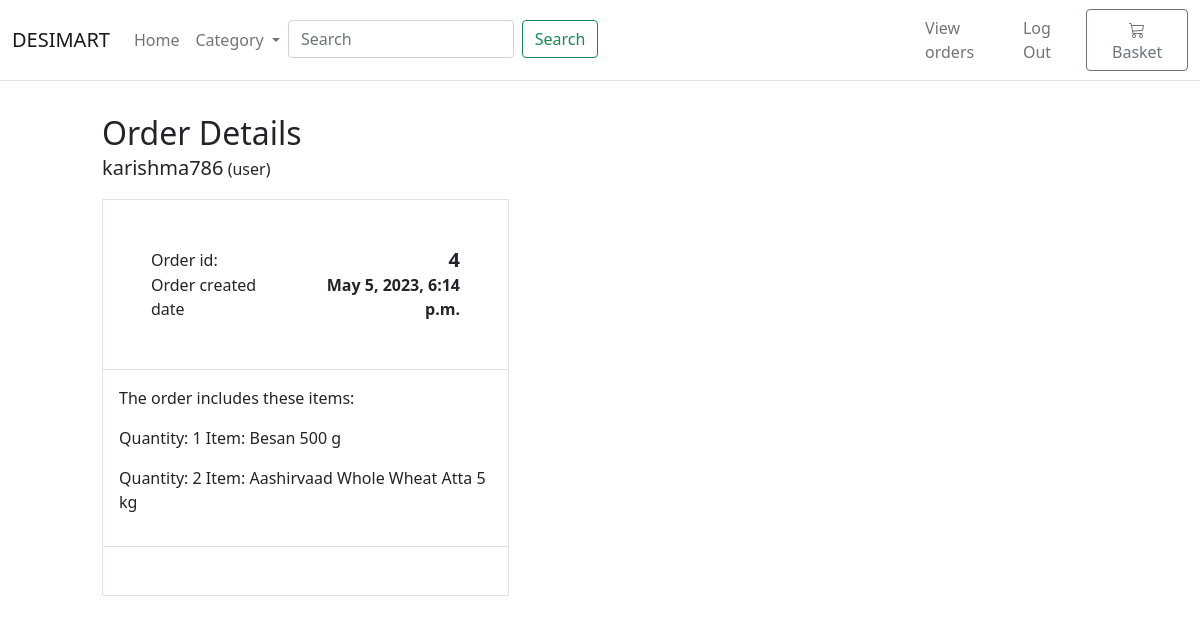
Page /order/4/ on the committed database.
### desi_mart/models.py (models this page shows, shortened)
class Order(models.Model):
    customer = models.ForeignKey('desi_mart.Customer', on_delete=models.CASCADE)
    created_date = models.DateTimeField(auto_now_add=True)

class LineItem(models.Model):
    quantity = models.IntegerField()
    product = models.ForeignKey('desi_mart.Product', on_delete=models.CASCADE)
    cart = models.ForeignKey('desi_mart.Cart', on_delete=models.CASCADE)
    order = models.ForeignKey('desi_mart.Order', on_delete=models.CASCADE)
    created_date = models.DateTimeField(auto_now_add=True)

class Product(models.Model):
    category = models.ForeignKey(Category, related_name='product', on_delete=models.CASCADE)
    title = models.CharField(max_length=255)
    imageLink = models.TextField()
    price = models.DecimalField(max_digits=10, decimal_places=2)
    discount_price = models.DecimalField(max_digits=10, decimal_places=2)
    in_stock = models.BooleanField(default=True)
    class Meta:
        verbose_name_plural = 'Products'
    def __str__(self):
        return self.title

### desi_mart/views/general.py (the view)
# urls.py: path('order/<int:id>/', views.general.order_detail, name='order_detail'),
def order_detail(request, id):
    order = get_object_or_404(Order, id=id)
    customer = order.customer
    user = get_object_or_404(User, id=customer.pk)
    line_items = LineItem.objects.filter(order_id=order.id)
    return render(request, 'desi_mart/order_detail.html', {'order' : order, 'user': user, 'line_items': line_items})

### desi_mart/views/general.py (called while the page is built)
def categories(request):
    return {
        'categories': Category.objects.all()
    }

### desi_mart/templates/desi_mart/order_detail.html
{% extends './base.html' %}
{% block content %}
<div class="container" style="background-color:white; margin-top:3%">
    <div class="col-md-8 col-lg-5 ps-md-3 ps-lg-5" style="background-color:white">
                <h1 class="mb-0 h2">Order Details</h1>
                <p><span class="lead">{{user.first_name}}</span> (user)</p>
                <div class="border">
                    <div class="col border-bottom">
                        <div class="row p-5">
                            <div class="col-6">Order id: </div>
                            <div class="col-6 text-end"><span class="h5 fw-bold">{{ order.id }}</span></div>
                            <div class="col-6">Order created date</div>
                            <div class="col-6 text-end"><span class="h8 fw-bold">{{ order.created_date }}</span></div>
                        </div>
                    </div>
                    <div class="col border-bottom">
                        <div class="row p-3">
                            <p>The order includes these items:</p>
                              {% for line_item in line_items %}
                              <p>
                               Quantity: {{ line_item.quantity}}  Item: {{ line_item.product }}
                              </p>
                             {% endfor %}
                        </div>
                    </div>
                    <br> <br>
                </div>
            </div>
</div>
    {% endblock %}

### rows in the picture
Order: id "4", created_date "May 5, 2023, 6:14 p.m."
LineItem: quantity "1", product "Besan 500 g"
LineItem: quantity "2", product "Aashirvaad Whole Wheat Atta 5 kg"

### other values in the picture
{{ user.first_name }} "karishma786"
